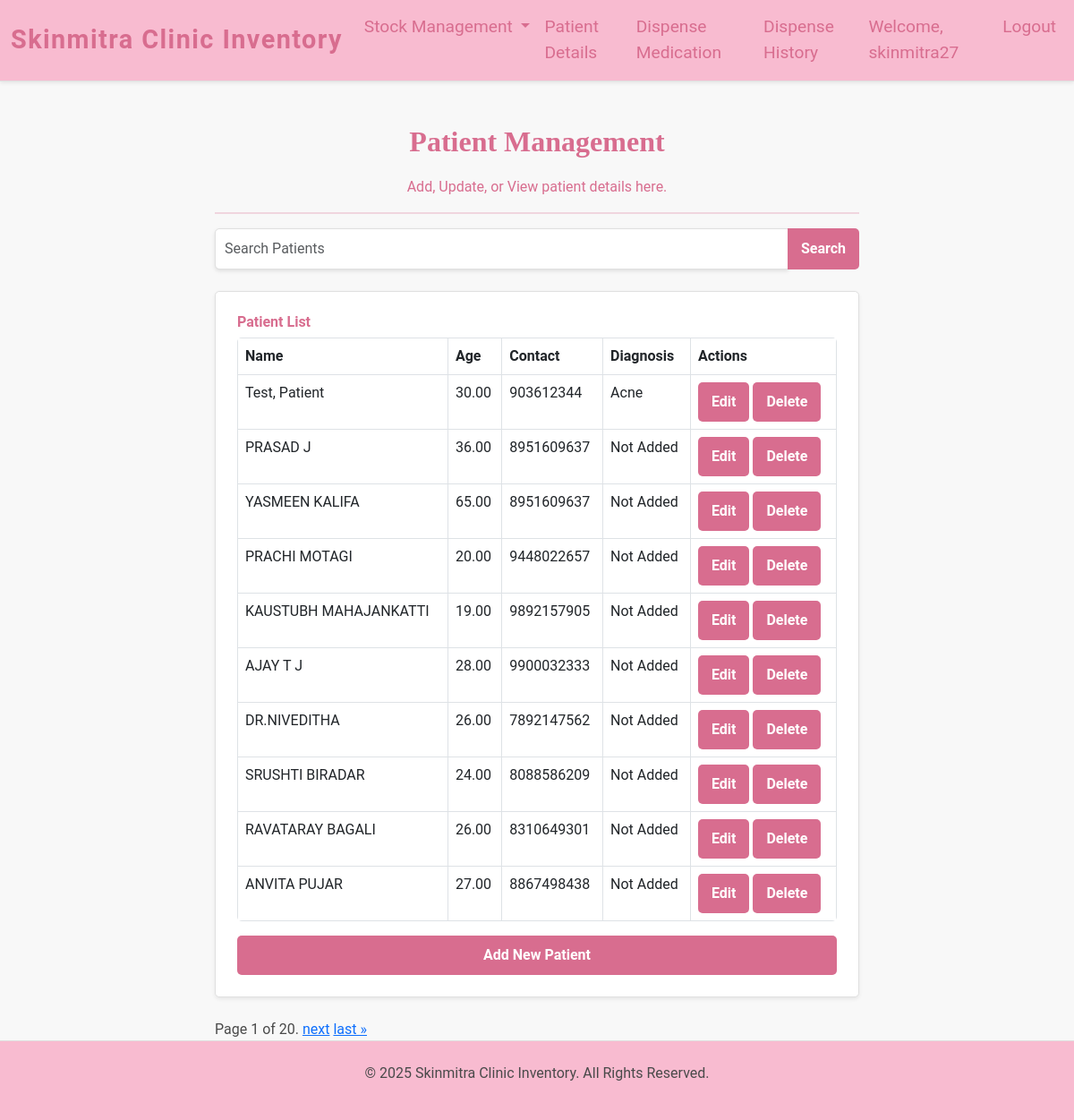
/patient_details/ (signed in), run on an earlier commit of the app's database.
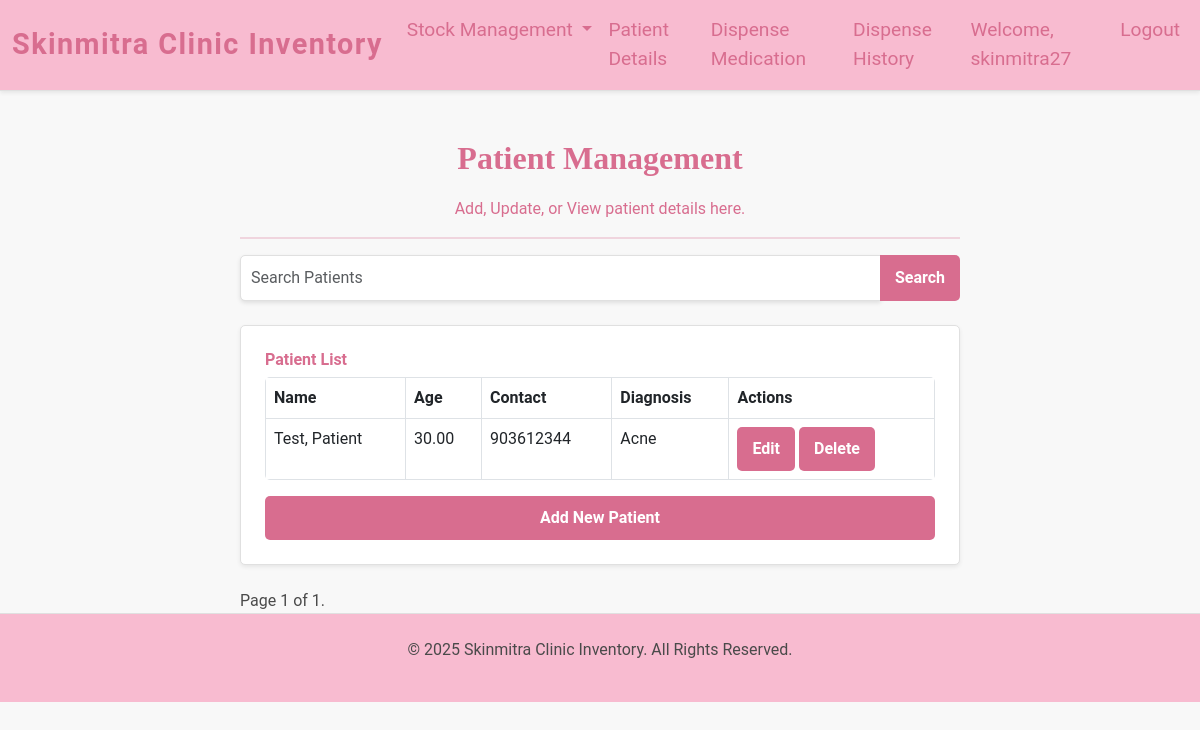
And on a later commit of the database.
### inventory/models.py (models this page shows, shortened)
class Patient(models.Model):
    name = models.CharField(max_length=255)
    age = models.DecimalField(max_digits=10, decimal_places=2)
    contact = models.CharField(max_length=15, blank=True, null=True)
    diagnosis = models.TextField(blank=True, null=True)

### inventory/views.py (the view)
# urls.py: path('patient_details/', views.patient_details, name='patient_details'),
@login_required
def patient_details(request):
    search_query = request.GET.get('search')
    if search_query:
        patients = Patient.objects.filter(
            Q(name__icontains=search_query) |
            Q(contact__icontains=search_query) |
            Q(diagnosis__icontains=search_query)
        )
    else:
        patients = Patient.objects.all()
    paginator = Paginator(patients, 10)  # Show 10 patients per page
    page_number = request.GET.get('page')
    page_obj = paginator.get_page(page_number)
    return render(request, 'patient_details.html', {'page_obj': page_obj, 'search_query': search_query})

### inventory/templates/patient_details.html (shortened to what this page needs)
{% extends "base.html" %}
{% block content %}
<div class="container mt-5">
    <div class="row justify-content-center">
        <div class="col-md-8">
            <div class="text-center">
                <h1 class="patient-details-heading">Patient Management</h1>
                <p class="lead-text">Add, Update, or View patient details here.</p>
                <hr style="border: 1px solid #d86d8f;">
            </div>
            <form method="GET" action="{% url 'patient_details' %}" class="mb-4">
                <div class="input-group">
                    <input type="text" class="form-control" name="search" placeholder="Search Patients" value="{{ request.GET.search }}">
                    <button class="btn btn-outline-secondary" type="submit">Search</button>
                </div>
            </form>
            <div class="card shadow-sm p-4 mb-4">
                <h3 class="form-label text-primary">Patient List</h3>
                <div class="table-responsive">
                    <table class="table table-bordered">
                        <thead>
                            <tr>
                                <th>Name</th>
                                <th>Age</th>
                                <th>Contact</th>
                                <th>Diagnosis</th>
                                <th>Actions</th>
                            </tr>
                        </thead>
                        <tbody>
                            {% for patient in page_obj %}
                            <tr>
                                <td>{{ patient.name }}</td>
                                <td>{{ patient.age }}</td>
                                <td>{{ patient.contact }}</td>
                                <td>{{ patient.diagnosis|default:"Not Added" }}</td>
                                <td>
                                    <button class="btn btn-warning btn-sm" data-bs-toggle="modal" data-bs-target="#editPatientModal{{ patient.id }}">Edit</button>
                                    <button class="btn btn-danger btn-sm" data-bs-toggle="modal" data-bs-target="#deletePatientModal{{ patient.id }}">Delete</button>
                                </td>
                            </tr>
                            {% endfor %}
                        </tbody>
                    </table>
                </div>
                <button class="btn btn-primary" data-bs-toggle="modal" data-bs-target="#addPatientModal">Add New Patient</button>
            </div>
            <div class="pagination">
                <span class="step-links">
                    <span class="current">
                        Page {{ page_obj.number }} of {{ page_obj.paginator.num_pages }}.
                    </span>
                    {% if page_obj.has_next %}
                        <a href="?page={{ page_obj.next_page_number }}">next</a>
                        <a href="?page={{ page_obj.paginator.num_pages }}">last &raquo;</a>
                    {% endif %}
                </span>
            </div>
        </div>
    </div>
</div>
{% endblock %}

### inventory/templates/base.html (shortened to what this page needs)
{% load static %}
<!DOCTYPE html>
<html lang="en">
<head>
    <link href="https://cdn.jsdelivr.net/npm/bootstrap@5.3.0/dist/css/bootstrap.min.css" rel="stylesheet">
    <link href="https://cdn.jsdelivr.net/npm/select2@4.0.13/dist/css/select2.min.css" rel="stylesheet" />
    <link rel="stylesheet" href="{% static 'css/styles.css' %}">
</head>
<body>
    <nav class="navbar navbar-expand-lg navbar-light shadow-sm">
        <div class="container-fluid">
            <a class="navbar-brand" href="/">Skinmitra Clinic Inventory</a>
            <div class="collapse navbar-collapse" id="navbarNav">
                <ul class="navbar-nav ms-auto">
                    <li class="nav-item dropdown">
                        <a class="nav-link dropdown-toggle" href="#" id="navbarDropdown" role="button" data-bs-toggle="dropdown" aria-expanded="false">
                            Stock Management
                        </a>
                    </li>
                    <li class="nav-item">
                        <a class="nav-link" href="/patient_details/">Patient Details</a>
                    </li>
                    <li class="nav-item">
                        <a class="nav-link" href="/dispense_medication/">Dispense Medication</a>
                    </li>
                    <li class="nav-item">
                        <a class="nav-link" href="/dispensing-history/">Dispense History</a>
                    </li>
                    {% if user.is_authenticated %}
                    <li class="nav-item">
                        <span class="nav-link user-info">Welcome, {{ user.username }}</span>
                    </li>
                    {% else %}
                    <li class="nav-item">
                        <a class="nav-link" href="/login/">Login</a>
                    </li>
                    {% endif %}
                    <li class="nav-item">
                        <a class="nav-link" href="/logout/">Logout</a>
                    </li>
                </ul>
            </div>
        </div>
    </nav>
    <div class="container mt-4">
        {% block content %}
        {% endblock %}
    </div>
    <footer class="text-center py-4">
        <p class="footer-text">&copy; 2025 Skinmitra Clinic Inventory. All Rights Reserved.</p>
    </footer>
</body>
</html>

### inventory/static/css/styles.css (style rules this page uses)
body { background-color: #F8F8F8; font-family: 'Roboto', sans-serif; font-size: 1rem; color: #4a4a4a; }
.navbar { background-color: #F8BBD0; border-bottom: 1px solid #E0E0E0; box-shadow: 0 2px 4px rgba(0, 0, 0, 0.1); }
.navbar-brand { font-size: 1.8rem; font-weight: bold; color: #D86D8F; font-family: 'Roboto', sans-serif; letter-spacing: 0.05em; }
.navbar-nav .nav-link { font-size: 1.2rem; color: #D86D8F; font-family: 'Roboto', sans-serif; transition: color 0.3s ease; }
.card { border: 1px solid #E0E0E0; box-shadow: 0 4px 8px rgba(0, 0, 0, 0.1); border-radius: 5px; overflow: hidden; }
.table { background-color: #fff; border-radius: 5px; overflow: hidden; }
.available-stock-heading, .low-stock-heading, .add-medicine-heading, .dispense-medication-heading, .patient-details-heading, .history-heading, .disp-hist-heading { color: #D86D8F !important; font-size: 2rem; font-weight: bold; font-family: 'Playfair Display', serif; margin-bottom: 20px; text-align: center; }
.lead-text, .text-center-custom { color: #D86D8F; font-size: 1rem; font-family: 'Roboto', sans-serif; }
.form-label { color: #D86D8F !important; font-weight: bold; font-family: 'Roboto', sans-serif; font-size: 1rem; }
.form-control { border-radius: 5px; box-shadow: 0 2px 4px rgba(0, 0, 0, 0.1); padding: 10px; border: 1px solid #E0E0E0; }
.btn-submit, .btn-custom, .btn-outline-primary, .btn-primary, .btn-outline-secondary, .btn-warning, .btn-danger, .btn-close, .close, .btn-secondary, .btn-success { background-color: #D86D8F; color: white; border: none; font-weight: bold; padding: 10px 15px; border-radius: 5px; font-family: 'Roboto', sans-serif; font-size: 1rem; transition: background-color 0.3s ease; }
footer { background-color: #F8BBD0; color: #4a4a4a; padding: 20px 0; text-align: center; font-size: 1rem; border-top: 1px solid #E0E0E0; }

What changed in the data, as far as the page shows it:
removed Patient: name "PRASAD J", age "36.00", contact "8951609637", diagnosis "Not Added"
removed Patient: name "YASMEEN KALIFA", age "65.00", contact "8951609637", diagnosis "Not Added"
removed Patient: name "PRACHI MOTAGI", age "20.00", contact "9448022657", diagnosis "Not Added"
removed Patient: name "KAUSTUBH MAHAJANKATTI", age "19.00", contact "9892157905", diagnosis "Not Added"
removed Patient: name "AJAY T J", age "28.00", contact "9900032333", diagnosis "Not Added"
removed Patient: name "DR.NIVEDITHA", age "26.00", contact "7892147562", diagnosis "Not Added"
removed Patient: name "SRUSHTI BIRADAR", age "24.00", contact "8088586209", diagnosis "Not Added"
removed Patient: name "RAVATARAY BAGALI", age "26.00", contact "8310649301", diagnosis "Not Added"
removed Patient: name "ANVITA PUJAR", age "27.00", contact "8867498438", diagnosis "Not Added"
Also different on the page:
{{ page_obj.paginator.num_pages }}: "20" → "1"
text no longer shown: "next last »"
